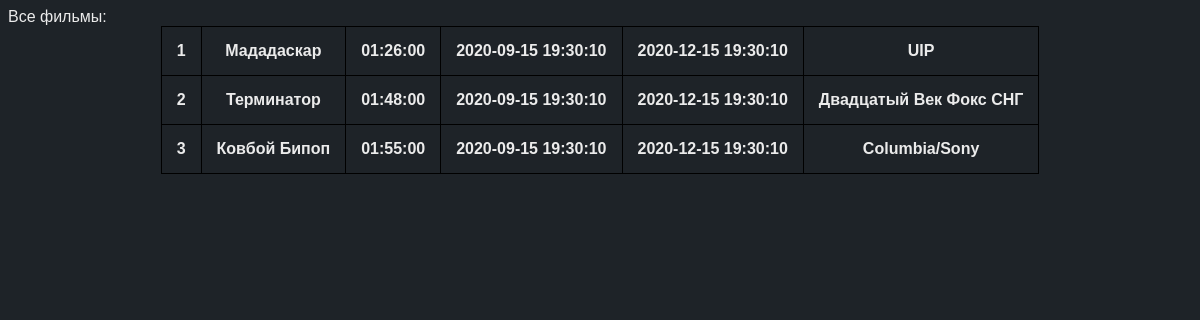
/php/movies.php, run on the app's committed database.
### tables this page shows
create table movies(
    id int not null auto_increment,
    primary key (id),
    title varchar(256) not null,
    duration time not null,
    begin_film_release datetime not null,
    end_film_release datetime not null,
    distributor varchar(256) not null
);

### php/movies.php (the view, shortened to what this page needs)
<!DOCTYPE html>
<html lang="RU-ru">
<head>
    <link rel="stylesheet" href="style.css">
</head>
<body>
<table>
    <?php
    $db = new PDO('mysql:host=db;dbname=kinos', 'devuser', 'devpass');
    foreach ($db->query('select * from movies') as $row) {
        echo '<tr>';
        echo "<th>{$row['id']}</th>";
        echo "<th>{$row['title']}</th>";
        echo "<th>{$row['duration']}</th>";
        echo "<th>{$row['begin_film_release']}</th>";
        echo "<th>{$row['end_film_release']}</th>";
        echo "<th>{$row['distributor']}</th>";
        echo "</tr>";
    }
    ?>
</table>
</body>
</html>

### php/style.css (style rules this page uses)
table, th, td { border: 1px solid black; border-collapse: collapse; margin: 0 auto; }
th { padding: 15px; }
table { margin-bottom: 7rem; }
html, body { background-color: #1E2328; color: #EBEBEB; font-family: 'Work Sans', sans-serif; }

### data on the page
movies: id "1", title "Мададаскар", duration "01:26:00", begin_film_release "2020-09-15 19:30:10", end_film_release "2020-12-15 19:30:10", distributor "UIP"
movies: id "2", title "Терминатор", duration "01:48:00", begin_film_release "2020-09-15 19:30:10", end_film_release "2020-12-15 19:30:10", distributor "Двадцатый Век Фокс СНГ"
movies: id "3", title "Ковбой Бипоп", duration "01:55:00", begin_film_release "2020-09-15 19:30:10", end_film_release "2020-12-15 19:30:10", distributor "Columbia/Sony"
